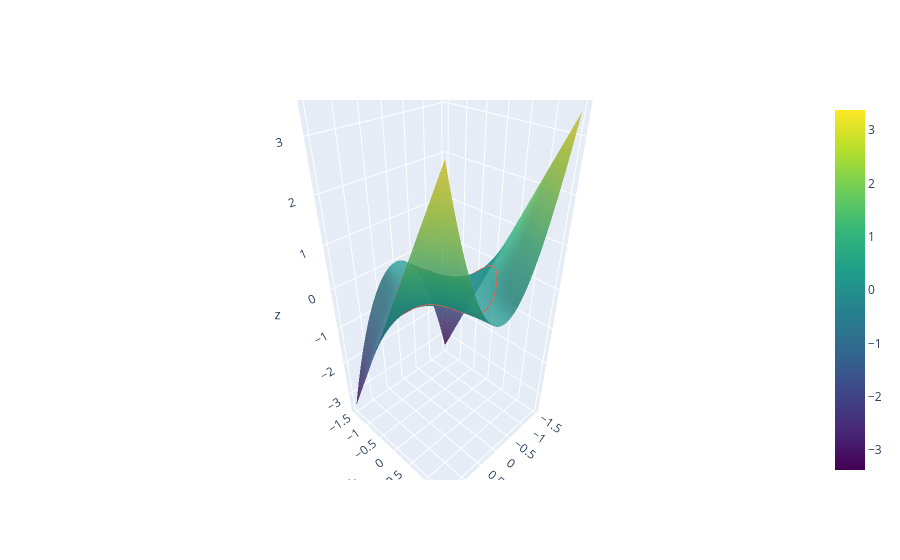

Notebook source saved alongside this figure:
### Code cell
import plotly.graph_objects as go
import numpy as np
#Create grid for the function
x = np.linspace(-1.5, 1.5, 100)
y = np.linspace(-1.5, 1.5, 100)
x, y =  np.meshgrid(x, y)
z= x**2 * y
# Create a set of points that lie on the circle
theta = np.linspace(0, 2*np.pi, 100)
x_circle =  np.cos(theta)
y_circle = np.sin(theta)
z_circle  = x_circle**2* y_circle
#Create the surface plot for the function
fig = go.Figure(data=[go.Surface (z=z, x=x, y=y, colorscale='Viridis', opacity=0.8)])
#Add the circle to the plot
fig.add_trace(go.Scatter3d(x=x_circle, y=y_circle, z=z_circle, mode='lines'))
fig.show()
